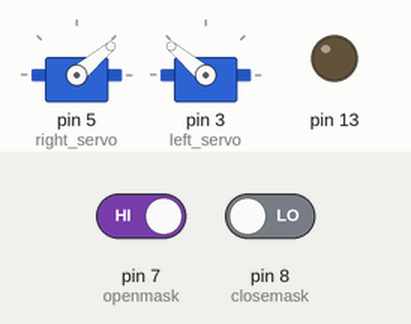
The sketch below on a simulated Arduino Uno, built with avr-gcc and run on an emulated ATmega328P. On the bench: 2 × servo, output pins drawn as LEDs (lit = HIGH). Inputs (shaded band) come from the test bench; at power-on: pin 7 (openmask) HIGH, pin 8 (closemask) LOW.

Above: at 1.2 s.
1.3 s: pin 7 (openmask) driven LOW
At 2.0 s:
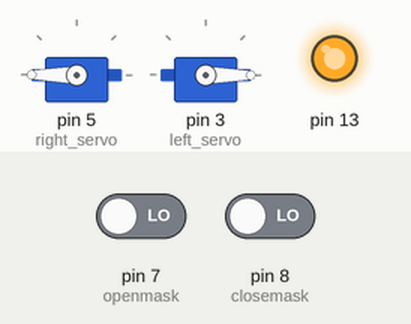
2.8 s: pin 7 (openmask) driven HIGH
At 3.2 s:
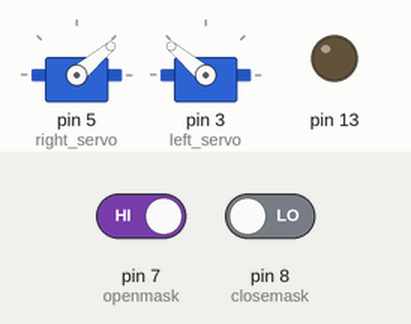
Timing chart, 0 to 5.8 s (numbered marks = the images above; inputs shaded):
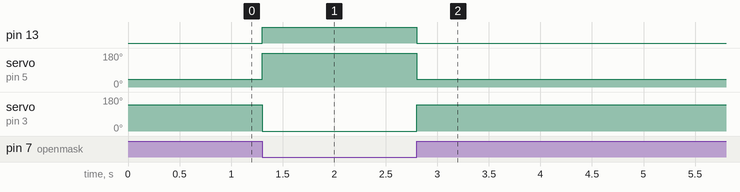

The sketch:

serv1_but.ino.ino
```cpp
//Servo motor çalışması  için gerekli kütüphane dosyasını ekledik.
#include<Servo.h>

Servo right_servo;
Servo left_servo;
const int openmask = 7;
const int closemask = 8;

int openstate = 1;
int closestate = 1;
void setup() {

right_servo.attach(5);
left_servo.attach(3);
pinMode(openmask, INPUT);
pinMode(closemask, INPUT);
pinMode(13, OUTPUT);
}

void loop() {
  openstate = digitalRead(openmask);
  closestate = digitalRead(closemask);

  if (openstate == LOW ) {
    right_servo.write(180);
    left_servo.write(0);
    digitalWrite(13,HIGH);
  }
  if (openstate == HIGH){
    right_servo.write(40);
    left_servo.write(140);
    digitalWrite(13,LOW);
  }
delay(100);
}
```

Measured:
- after the input at 1.3 s, pin 13: LOW → HIGH at once; servo on pin 5 (right_servo): 40° → 180° at once; servo on pin 3 (left_servo): 140° → 0° at once
- after the input at 2.8 s, pin 13: HIGH → LOW at once; servo on pin 5 (right_servo): 180° → 40° at once; servo on pin 3 (left_servo): 0° → 140° at once
